Frame 1 (no input): blank canvas, image omitted
Frame 60 (the mouse pressed at the canvas centre just before this capture): blank canvas, image omitted
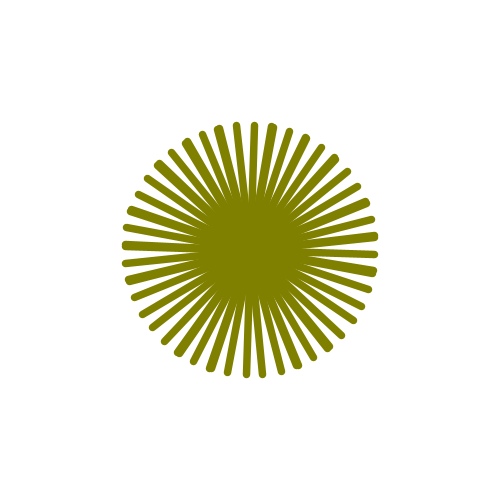
Frame 120 (the mouse held since frame 60 and released just before this capture)

The Processing sketch whose frames 1 and 60 were blank and that drew this single picture after the mouse press (run headless with seeded random() and noise(); from frame 60 on, the mouse is pressed at the canvas centre):

// Processing sketch: processing_154604
// ── processing_154604.pde

float radius = 10, inc = -1;
int divider = 200;
int degree = 0;

void setup()
{
  size(500, 500);
  background(255);
}

void draw()
{
  //framerate
  frameRate(10);
  //go to center
  translate(width/2, height/2);
  rotate(degree);
  //calculate the circle radius based on moouse
  radius = map(mouseX, 0, width, 0, height/2);
  float lineWidth = map(mouseY, 0, height, 5, 10);
  strokeWeight(lineWidth);
  
  float red = map(mouseX, 0, width, 0, 255);
  float blue = map(mouseY, 0, width, 0, 255);
  float green = dist(mouseX,mouseY,width/2,height/2);
  
  stroke(red, blue, green);
  line(0, 0, radius * cos(0), radius * sin(0));
 
  degree += 1;
  
}
